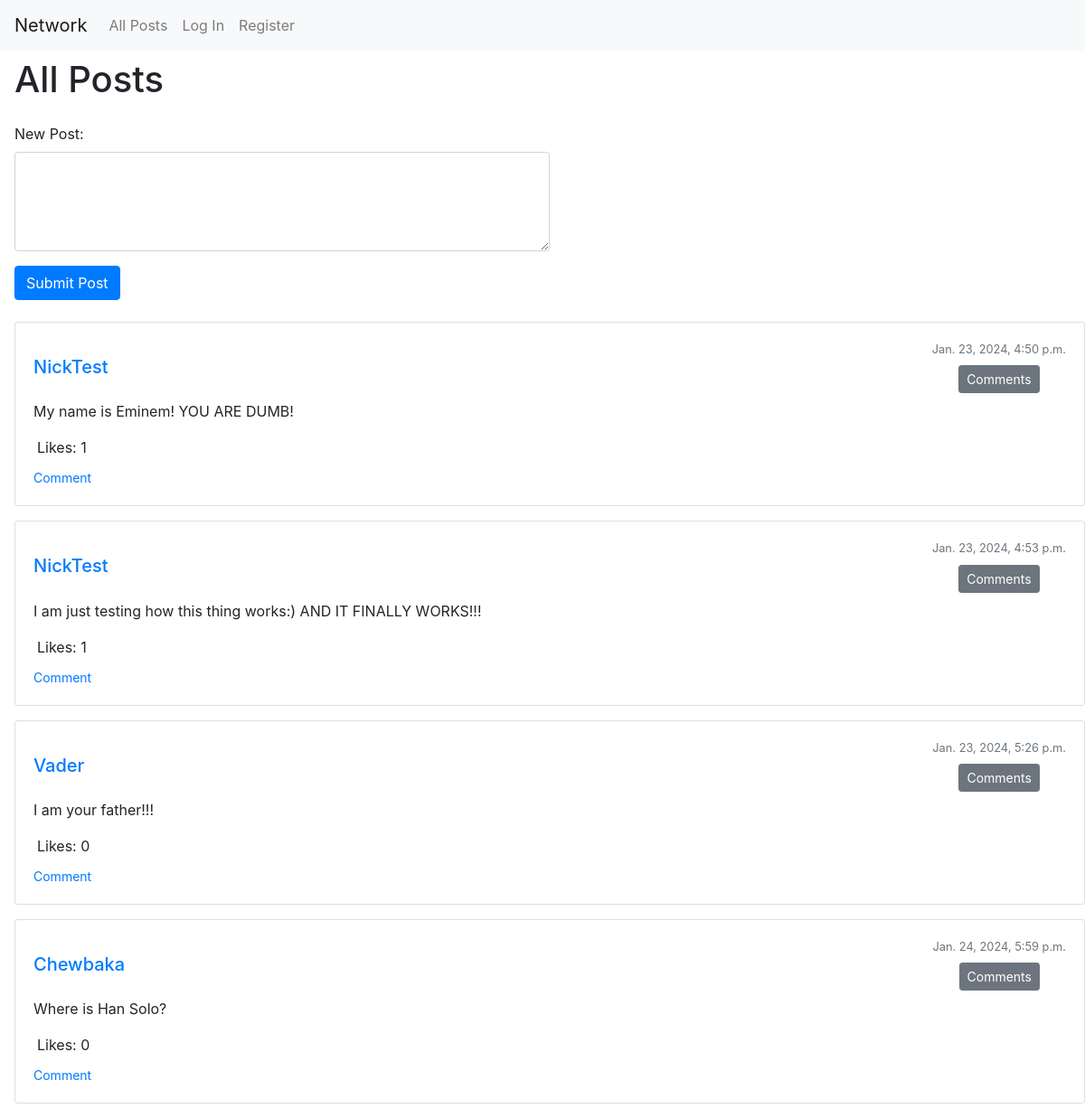
The page / on the database its author committed.
### network/models.py (models this page shows, shortened)
class Posts(models.Model):
    creator = models.ForeignKey(
        User, on_delete=models.CASCADE, related_name='creator')
    post_text = models.TextField(blank=False, null=True)
    date = models.DateTimeField()
    liked_by_users = models.ManyToManyField(
        User, blank=True, related_name='liked_posts')
    def get_total_likes(self):
        return self.liked_by_users.count()

class User(AbstractUser):
    subscriptions = models.ManyToManyField(
        'self', symmetrical=False, blank=True, related_name='subscribers')

### network/views.py (the view)
# urls.py: path("", views.index, name="index"),
def index(request):
    if request.method == "POST":
        creator = request.user
        date = datetime.now()
        text = request.POST.get('post_content', '')
        new_post = Posts(creator=creator, date=date, post_text=text)
        new_post.save()
        return HttpResponseRedirect(reverse("index"))
    else:
        posts = Posts.objects.all()
        return render(request, "network/index.html", {
            'posts':posts,
        })

### network/templates/network/index.html (shortened to what this page needs)
{% extends "network/layout.html" %}
{% load static %}
{% block body %}
<div class="mt-2 ml-3">
    <h1 class="mb-4">All Posts</h1>
    <div class="mb-4">
        <form method="post" action="#" id="new-post-form">
            <div class="form-group">
                <label for="post_content">New Post:</label>
                <textarea class="form-control w-50" id="post_content" name="post_content" rows="4" required></textarea>
            </div>
            <button type="submit" class="btn btn-primary">Submit Post</button>
        </form>
    </div>
    {% for post in posts %}
        <div class="card mb-3" id="post-{{ post.id }}">
            <div class="card-body">
                <div class="d-flex justify-content-between align-items-center mb-2">
                    <div class="d-flex flex-column align-items-start align-items-center">
                        <a href="{% url 'display_profile' post.creator.id %}">
                            <h5 class="card-title mb-0">{{ post.creator }}</h5>
                        </a>
                    </div>
                    <div class="d-flex flex-column align-items-end align-items-center">
                        <small class="text-muted">{{ post.date }}</small>
                        <button class="btn btn-secondary btn-sm mt-2 check-commetns-btn" data-post-id="{{ post.id }}">Comments</button>
                    </div>
                </div>
                <p class="card-text">{{ post.post_text }}</p>
                <div class="d-flex align-items-center mb-2">
                    <p class="like-num ml-1 mb-0" data-like-number="{{post.get_total_likes}}">Likes: {{ post.get_total_likes }}</p>
                </div>
                <button class="btn btn-link btn-sm text-primary p-0 border-0 comment-btn" data-post-id="{{ post.id }}">
                            Comment
                </button>
            </div>
        </div>
    {% endfor %}
</div>
{% endblock %}

### rows shown on the page
Posts: creator "NickTest", date "Jan. 23, 2024, 4:50 p.m.", post_text "My name is Eminem! YOU ARE DUMB!", get_total_likes "1"
Posts: creator "NickTest", date "Jan. 23, 2024, 4:53 p.m.", post_text "I am just testing how this thing works:) AND IT FINALLY WORKS!!!", get_total_likes "1"
Posts: creator "Vader", date "Jan. 23, 2024, 5:26 p.m.", post_text "I am your father!!!", get_total_likes "0"
Posts: creator "Chewbaka", date "Jan. 24, 2024, 5:59 p.m.", post_text "Where is Han Solo?", get_total_likes "0"
